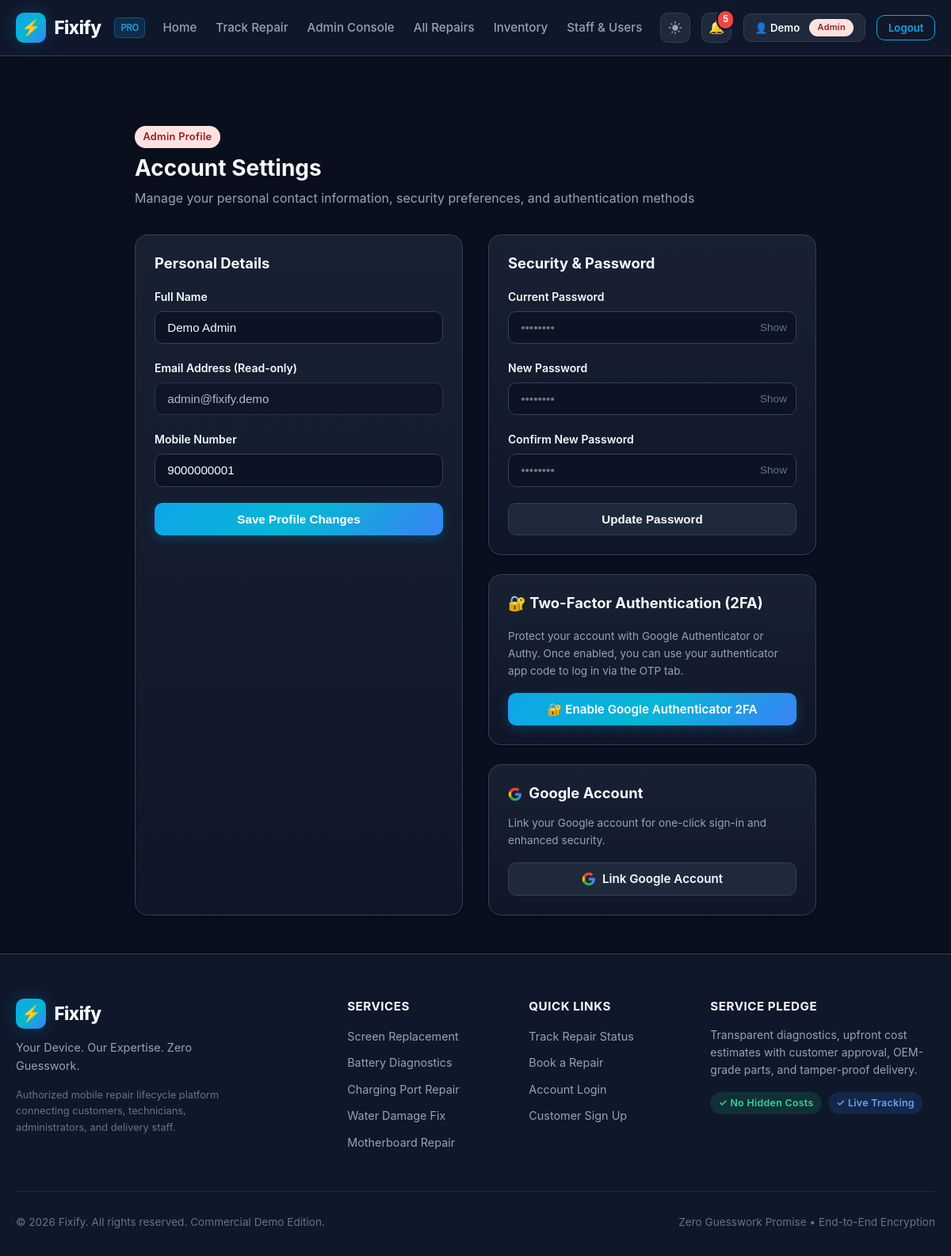
Page /auth/profile (signed in) on the committed database.
### tables this page shows
CREATE TABLE users (
    id INTEGER PRIMARY KEY AUTOINCREMENT,
    full_name TEXT NOT NULL,
    email TEXT NOT NULL UNIQUE,
    mobile TEXT,
    password_hash TEXT,
    google_id TEXT UNIQUE,
    avatar_url TEXT,
    totp_secret TEXT,
    is_totp_enabled INTEGER NOT NULL DEFAULT 0,
    role TEXT NOT NULL DEFAULT 'customer' CHECK(role IN ('customer','admin','technician','delivery')),
    is_active INTEGER NOT NULL DEFAULT 1,
    created_at TEXT NOT NULL DEFAULT (datetime('now')),
    updated_at TEXT NOT NULL DEFAULT (datetime('now'))
);

### routes/auth.py (the view, shortened to what this page needs)
@bp.route('/profile', methods=['GET', 'POST'])
@login_required()
def profile():
    user = get_current_user()
    if not user:
        session.clear()
        return redirect(url_for('auth.login'))
    return render_template('profile.html', user=user)

### database/db.py (called while the page is built)
def get_db():
    if 'db' not in g:
        g.db = sqlite3.connect(
            current_app.config['DATABASE'],
            detect_types=sqlite3.PARSE_DECLTYPES
        )
        g.db.row_factory = sqlite3.Row
        g.db.execute("PRAGMA foreign_keys = ON")
    return g.db

### services/auth_service.py (called while the page is built, shortened)
def login_required(roles=None):
    if isinstance(roles, str):
        roles = [roles]
    def decorator(f):
        @wraps(f)
        def decorated_function(*args, **kwargs):
            user_id = session.get('user_id')
            if not user_id:
                flash('Please log in to access this page.', 'warning')
                return redirect(url_for('auth.login', next=request.path))
            user_role = session.get('user_role')
            return f(*args, **kwargs)
        return decorated_function
    return decorator

def get_current_user():
    user_id = session.get('user_id')
    if not user_id:
        return None
    db = get_db()
    return db.execute("SELECT * FROM users WHERE id = ? AND is_active = 1", (user_id,)).fetchone()

### services/notification_service.py (called while the page is built)
def get_unread_count(user_id):
    db = get_db()
    row = db.execute(
        "SELECT COUNT(*) as count FROM notifications WHERE user_id = ? AND is_read = 0",
        (user_id,)
    ).fetchone()
    return row['count'] if row else 0

### templates/profile.html (shortened to what this page needs)
{% extends "base.html" %}
{% block content %}
<div class="container" style="max-width: 900px; padding: 3rem 1.25rem;">
    <div style="margin-bottom: 2rem;">
        <span class="badge badge-role-{{ user.role }}" style="font-size: 0.8rem; margin-bottom: 0.5rem;">
            {{ user.role | capitalize }} Profile
        </span>
        <h2>Account Settings</h2>
        <p>Manage your personal contact information, security preferences, and authentication methods</p>
    </div>
    <div style="display: grid; grid-template-columns: 1fr 1fr; gap: 2rem;">
        <div class="card">
            <h3 class="card-title" style="margin-bottom: 1.25rem;">Personal Details</h3>
            <form action="{{ url_for('auth.profile') }}" method="POST">
                <div class="form-group">
                    <label for="full_name" class="form-label">Full Name</label>
                    <input type="text" id="full_name" name="full_name" class="form-control" value="{{ user.full_name }}" required>
                </div>
                <div class="form-group">
                    <label class="form-label">Email Address (Read-only)</label>
                    <input type="email" class="form-control" value="{{ user.email }}" readonly style="opacity: 0.7; cursor: not-allowed;">
                </div>
                <div class="form-group">
                    <label for="mobile" class="form-label">Mobile Number</label>
                    <input type="tel" id="mobile" name="mobile" class="form-control" value="{{ user.mobile or '' }}" pattern="[6-9][0-9]{9}" {% if user.password_hash %}required{% endif %}>
                </div>
                <button type="submit" class="btn btn-primary" style="width: 100%;">
                    Save Profile Changes
                </button>
            </form>
        </div>
        <div>
            <div class="card" style="margin-bottom: 1.5rem;">
                <h3 class="card-title" style="margin-bottom: 1.25rem;">Security & Password</h3>
                <form action="{{ url_for('auth.profile') }}" method="POST">
                    {% if user.password_hash %}
                    <div class="form-group">
                        <label for="current_password" class="form-label">Current Password</label>
                        <div class="input-group">
                            <input type="password" id="current_password" name="current_password" class="form-control" placeholder="••••••••" required>
                            <button type="button" class="input-toggle-btn password-toggle-btn" data-target="current_password">Show</button>
                        </div>
                    </div>
                    {% endif %}
                    <div class="form-group">
                        <label for="new_password" class="form-label">New Password</label>
                        <div class="input-group">
                            <input type="password" id="new_password" name="new_password" class="form-control" placeholder="••••••••" required minlength="8">
                            <button type="button" class="input-toggle-btn password-toggle-btn" data-target="new_password">Show</button>
                        </div>
                    </div>
                    <div class="form-group">
                        <label for="confirm_password" class="form-label">Confirm New Password</label>
                        <div class="input-group">
                            <input type="password" id="confirm_password" name="confirm_password" class="form-control" placeholder="••••••••" required minlength="8">
                            <button type="button" class="input-toggle-btn password-toggle-btn" data-target="confirm_password">Show</button>
                        </div>
                    </div>
                    <button type="submit" class="btn btn-secondary" style="width: 100%;">
                        Update Password
                    </button>
                </form>
            </div>
            <div class="card" style="margin-bottom: 1.5rem;">
                <h3 class="card-title" style="margin-bottom: 1.25rem;">🔐 Two-Factor Authentication (2FA)</h3>
                {% if user.is_totp_enabled %}
                    <div style="background: rgba(16, 185, 129, 0.12); border: 1px solid rgba(16, 185, 129, 0.3); border-radius: var(--radius-md); padding: 0.85rem; margin-bottom: 1rem; font-size: 0.875rem;">
                        <strong style="color: #34d399;">✅ Google Authenticator 2FA is enabled</strong>
                        <p style="margin: 0.4rem 0 0; color: var(--text-secondary); font-size: 0.8rem;">
                            Your account is protected with TOTP-based two-factor authentication. You can use your authenticator app code to log in via the OTP tab.
                        </p>
                    </div>
                    <form action="{{ url_for('auth.totp_disable') }}" method="POST" style="margin-top: 0.75rem;">
                        <input type="hidden" name="csrf_token" value="{{ csrf_token() }}">
                        <button type="submit" class="btn btn-outline" style="width: 100%; color: #ef4444; border-color: #ef4444;"
                                onclick="return confirm('Are you sure you want to disable 2FA? This will reduce your account security.')">
                            Disable Two-Factor Authentication
                        </button>
                    </form>
                {% else %}
                    <p style="font-size: 0.85rem; color: var(--text-secondary); margin-bottom: 1rem;">
                        Protect your account with Google Authenticator or Authy. Once enabled, you can use your authenticator app code to log in via the OTP tab.
                    </p>
                    <a href="{{ url_for('auth.totp_setup') }}" class="btn btn-primary" style="width: 100%;">
                        🔐 Enable Google Authenticator 2FA
                    </a>
                {% endif %}
            </div>
            <div class="card">
                <h3 class="card-title" style="margin-bottom: 1rem;">
                    Google Account
                </h3>
                {% if user.google_id %}
                    <div style="background: rgba(16, 185, 129, 0.12); border: 1px solid rgba(16, 185, 129, 0.3); border-radius: var(--radius-md); padding: 0.85rem; font-size: 0.875rem;">
                        <strong style="color: #34d399;">✅ Google account linked</strong>
                        <p style="margin: 0.4rem 0 0; color: var(--text-secondary); font-size: 0.8rem;">
                            You can sign in with one click using the "Sign in with Google" button on the login page.
                        </p>
                    </div>
                {% else %}
                    <p style="font-size: 0.85rem; color: var(--text-secondary); margin-bottom: 1rem;">
                        Link your Google account for one-click sign-in and enhanced security.
                    </p>
                    <a href="{{ url_for('auth.google_login') }}" class="btn btn-secondary" style="width: 100%; display: flex; align-items: center; justify-content: center; gap: 0.5rem;">
                        Link Google Account
                    </a>
                {% endif %}
            </div>
        </div>
    </div>
</div>
{% endblock %}

### templates/base.html (shortened to what this page needs)
<!DOCTYPE html>
<html lang="en" data-theme="dark">
<head>
    <link rel="stylesheet" href="{{ url_for('static', filename='css/style.css') }}">
</head>
<body>
    <header class="navbar">
        <div class="container navbar-inner">
            <a href="{{ url_for('index') }}" class="brand">
                <div class="brand-icon">⚡</div>
                <span>Fixify</span>
                <span class="brand-tag">PRO</span>
            </a>
            <ul class="nav-links" id="nav-links">
                <li><a href="{{ url_for('index') }}" class="nav-link">Home</a></li>
                <li><a href="{{ url_for('bookings.track') }}" class="nav-link">Track Repair</a></li>
                {% if session.get('user_id') %}
                    {% if session.get('user_role') == 'customer' %}
                        <li><a href="{{ url_for('customer.dashboard') }}" class="nav-link">My Dashboard</a></li>
                        <li><a href="{{ url_for('customer.my_bookings') }}" class="nav-link">My Repairs</a></li>
                        <li><a href="{{ url_for('bookings.create') }}" class="nav-link btn btn-sm btn-primary" style="color: #fff;">+ Book Repair</a></li>
                    {% elif session.get('user_role') == 'admin' %}
                        <li><a href="{{ url_for('admin.dashboard') }}" class="nav-link">Admin Console</a></li>
                        <li><a href="{{ url_for('admin.bookings') }}" class="nav-link">All Repairs</a></li>
                        <li><a href="{{ url_for('admin.inventory') }}" class="nav-link">Inventory</a></li>
                        <li><a href="{{ url_for('admin.users') }}" class="nav-link">Staff & Users</a></li>
                    {% elif session.get('user_role') == 'technician' %}
                        <li><a href="{{ url_for('technician.dashboard') }}" class="nav-link">Technician Console</a></li>
                        <li><a href="{{ url_for('technician.repairs') }}" class="nav-link">Assigned Repairs</a></li>
                    {% elif session.get('user_role') == 'delivery' %}
                        <li><a href="{{ url_for('delivery.dashboard') }}" class="nav-link">Delivery Console</a></li>
                        <li><a href="{{ url_for('delivery.tasks') }}" class="nav-link">Pickup & Delivery Tasks</a></li>
                    {% endif %}
                {% else %}
                    <li><a href="{{ url_for('bookings.create') }}" class="nav-link btn btn-sm btn-primary" style="color: #fff;">Book a Repair</a></li>
                {% endif %}
            </ul>
            <div class="nav-actions">
                <button class="theme-toggle" id="theme-toggle-btn" aria-label="Toggle dark/light theme" title="Toggle Theme">
                </button>
                {% if session.get('user_id') %}
                    <a href="{{ url_for('notifications') }}" class="notif-link" title="Notifications">
                        🔔
                        {% if unread_notifications_count > 0 %}
                            <span class="notif-badge">{{ unread_notifications_count }}</span>
                        {% endif %}
                    </a>
                    <a href="{{ url_for('auth.profile') }}" class="btn btn-sm btn-secondary" title="My Profile">
                        👤 {{ session.get('user_name', 'Account').split()[0] }}
                        <span class="badge badge-role-{{ session.get('user_role') }}" style="font-size: 0.68rem; margin-left: 4px;">{{ session.get('user_role') }}</span>
                    </a>
                    <a href="{{ url_for('auth.logout') }}" class="btn btn-sm btn-outline" title="Log Out">Logout</a>
                {% else %}
                    <a href="{{ url_for('auth.login') }}" class="btn btn-sm btn-secondary">Log In</a>
                    <a href="{{ url_for('auth.register') }}" class="btn btn-sm btn-primary">Sign Up</a>
                {% endif %}
            </div>
        </div>
    </header>
    <main style="flex: 1;">
        {% block content %}{% endblock %}
    </main>
    <footer class="footer">
        <div class="container">
            <div class="footer-grid">
                <div class="footer-brand">
                    <div class="brand" style="margin-bottom: 0.5rem;">
                        <div class="brand-icon">⚡</div>
                        <span>Fixify</span>
                    </div>
                    <p>{{ tagline }}</p>
                    <p style="font-size: 0.8rem; color: var(--text-muted); margin-top: 0.5rem;">
                        Authorized mobile repair lifecycle platform connecting customers, technicians, administrators, and delivery staff.
                    </p>
                </div>
                <div>
                    <h4 class="footer-heading">Services</h4>
                    <ul class="footer-links">
                        <li><a href="{{ url_for('bookings.create') }}">Screen Replacement</a></li>
                        <li><a href="{{ url_for('bookings.create') }}">Battery Diagnostics</a></li>
                        <li><a href="{{ url_for('bookings.create') }}">Charging Port Repair</a></li>
                        <li><a href="{{ url_for('bookings.create') }}">Water Damage Fix</a></li>
                        <li><a href="{{ url_for('bookings.create') }}">Motherboard Repair</a></li>
                    </ul>
                </div>
                <div>
                    <h4 class="footer-heading">Quick Links</h4>
                    <ul class="footer-links">
                        <li><a href="{{ url_for('bookings.track') }}">Track Repair Status</a></li>
                        <li><a href="{{ url_for('bookings.create') }}">Book a Repair</a></li>
                        <li><a href="{{ url_for('auth.login') }}">Account Login</a></li>
                        <li><a href="{{ url_for('auth.register') }}">Customer Sign Up</a></li>
                    </ul>
                </div>
                <div>
                    <h4 class="footer-heading">Service Pledge</h4>
                    <p style="font-size: 0.875rem;">
                        Transparent diagnostics, upfront cost estimates with customer approval, OEM-grade parts, and tamper-proof delivery.
                    </p>
                    <div style="margin-top: 1rem; display: flex; gap: 0.5rem; flex-wrap: wrap;">
                        <span class="badge badge-completed">✓ No Hidden Costs</span>
                        <span class="badge badge-booked">✓ Live Tracking</span>
                    </div>
                </div>
            </div>
            <div class="footer-bottom">
                <span>&copy; {{ current_year }} Fixify. All rights reserved. Commercial Demo Edition.</span>
                <span>Zero Guesswork Promise • End-to-End Encryption</span>
            </div>
        </div>
    </footer>
</body>
</html>

### rows in the picture
users: get "Admin", role "Admin", full_name "Demo Admin", email "admin@fixify.demo", mobile "9000000001"

### other values in the picture
{{ unread_notifications_count }} "5"
{{ session.get('user_name', 'Account').split()[0] }} "Demo"
{{ tagline }} "Your Device. Our Expertise. Zero Guesswork."
